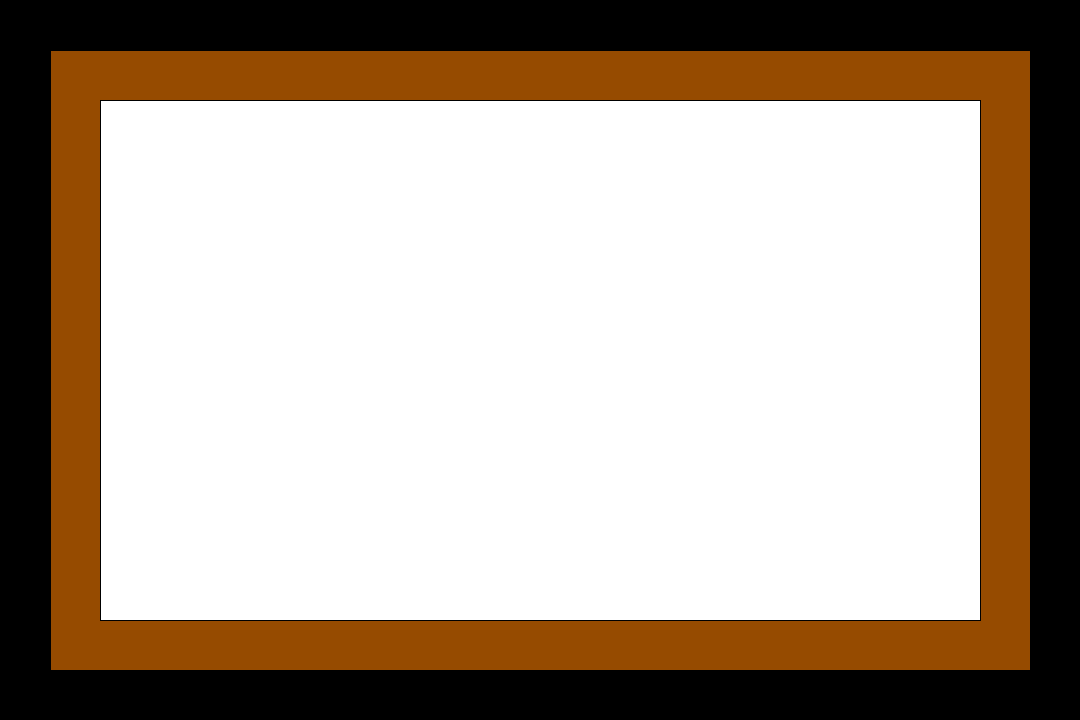
Frame 1 (no input)
Frame 60 (the mouse pressed at the canvas centre just before this capture): identical to frame 1, image omitted
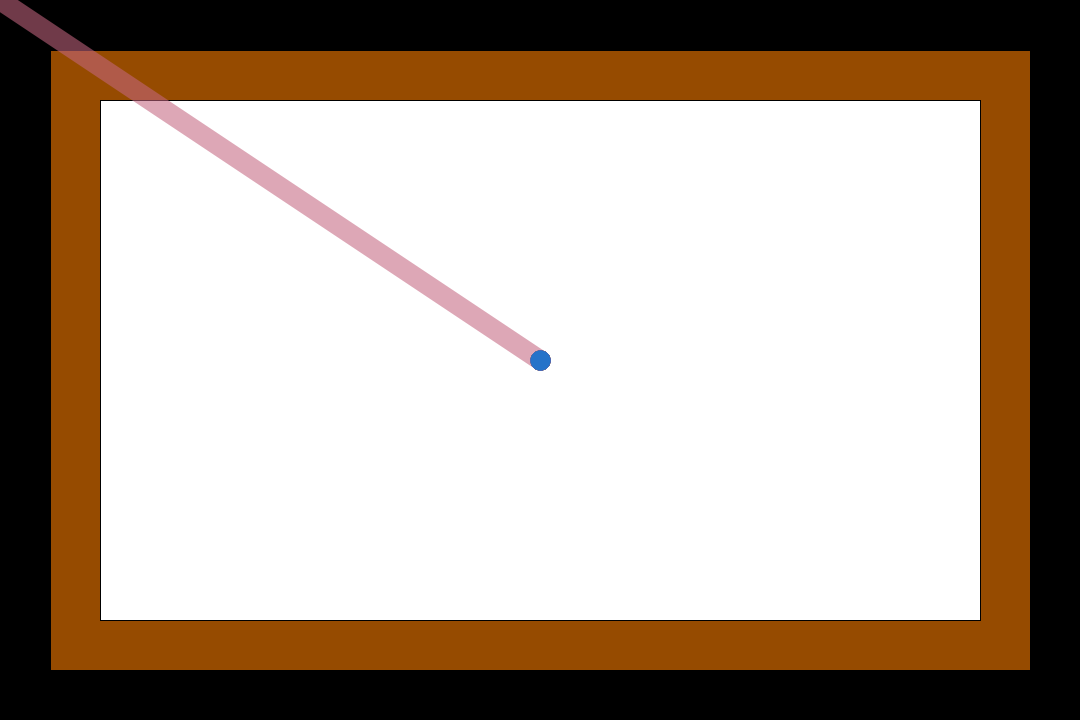
Frame 120 (the mouse held since frame 60 and released just before this capture)

The Processing sketch that drew these frames (run headless with seeded random() and noise(); from frame 60 on, the mouse is pressed at the canvas centre):

// Processing sketch: SS1_easel
// ── SS1_easel.pde
//RainBow easel
//For my processing sketch I made a pen that changes color while drawing

void setup() {
  size(1080, 720);
  background(0);
  rectMode(CENTER);
  fill(150,75,0);
  rect(540, 360, 980, 620);
  fill(255);
  rect(540, 360, 880, 520);
}

void draw() {
  //The pen selects random RGBA values for every frame where mousePressed is true
  stroke( random(255), random(255), random(255), random(255));
  strokeWeight(20.0);
  if (mousePressed == true) {
    line(mouseX, mouseY, pmouseX, pmouseY);
  }
}
